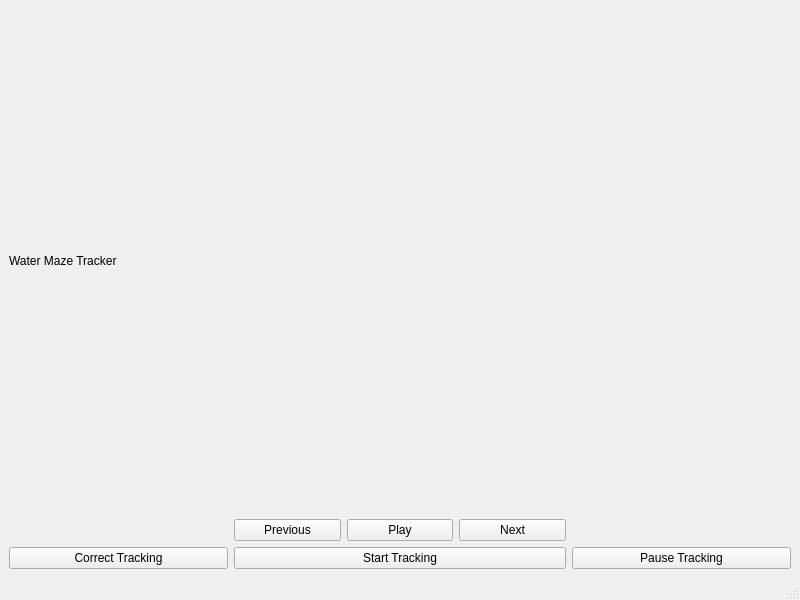
<?xml version="1.0" encoding="UTF-8"?>
<ui version="4.0">
 <class>MainWindow</class>
 <widget class="QMainWindow" name="MainWindow">
  <property name="geometry">
   <rect>
    <x>0</x>
    <y>0</y>
    <width>800</width>
    <height>600</height>
   </rect>
  </property>
  <property name="windowTitle">
   <string>MainWindow</string>
  </property>
  <widget class="QWidget" name="centralwidget">
   <layout class="QGridLayout" name="gridLayout">
    <item row="1" column="3">
     <widget class="QPushButton" name="playButton">
      <property name="text">
       <string>Play</string>
      </property>
     </widget>
    </item>
    <item row="0" column="0" colspan="7">
     <widget class="QLabel" name="imageShow">
      <property name="text">
       <string>Water Maze Tracker</string>
      </property>
     </widget>
    </item>
    <item row="2" column="0" colspan="2">
     <widget class="QPushButton" name="trackingCorrectButton">
      <property name="text">
       <string>Correct Tracking</string>
      </property>
     </widget>
    </item>
    <item row="2" column="5" colspan="2">
     <widget class="QPushButton" name="pauseTrackingButton">
      <property name="text">
       <string>Pause Tracking</string>
      </property>
     </widget>
    </item>
    <item row="2" column="2" colspan="3">
     <widget class="QPushButton" name="startTrackingButton">
      <property name="text">
       <string>Start Tracking</string>
      </property>
     </widget>
    </item>
    <item row="1" column="2">
     <widget class="QPushButton" name="previousButton">
      <property name="text">
       <string>Previous</string>
      </property>
     </widget>
    </item>
    <item row="1" column="4">
     <widget class="QPushButton" name="nextButton">
      <property name="text">
       <string>Next</string>
      </property>
     </widget>
    </item>
   </layout>
  </widget>
  <widget class="QMenuBar" name="menubar">
   <property name="geometry">
    <rect>
     <x>0</x>
     <y>0</y>
     <width>800</width>
     <height>26</height>
    </rect>
   </property>
  </widget>
  <widget class="QStatusBar" name="statusbar"/>
 </widget>
 <resources/>
 <connections/>
</ui>
